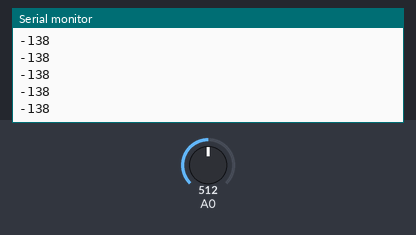
Recording of a sketch running on a simulated Arduino Uno, built with avr-gcc and run on an emulated ATmega328P. On the bench: the last lines printed to the serial monitor. Inputs (shaded band) come from the test bench; at power-on: A0 = 512.

Above: at 1.2 s.
1.3 s: A0 set to 716
At 1.46 s:
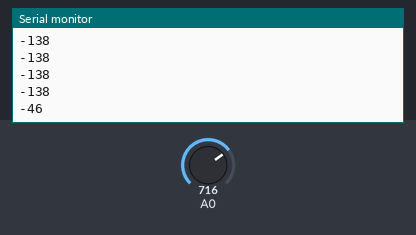
2.8 s: A0 set to 900
At 2.81 s:
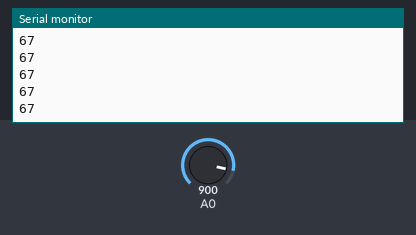
Timing chart, 0 to 5.8 s (numbered marks = the images above; inputs shaded):
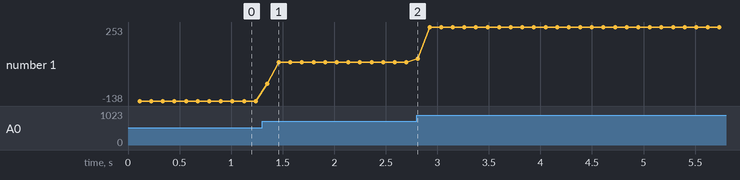

The sketch:

presion.ino
```cpp
int valorADC = 0;
void setup() {
  // put your setup code here, to run once:
  Serial.begin(9600);
}

void loop() {
  // put your main code here, to run repeatedly:
  int i;
  int sumaADC=0;
  for(i=0;i<=100;i++)
  {
      valorADC = analogRead(A0);
      if(valorADC<40)
      {
          valorADC = 40;
      }
      sumaADC+=valorADC;
      delay(1);
  }

  valorADC = int(sumaADC/100);
  Serial.println(valorADC); //0.1
}
```

Measured:
- after the input at 1.3 s, the serial monitor: prints a new line after 0.05 s (image 1)
- plotted number 1: -138 → 67 after the input at 1.3 s, 67 → 253 after the input at 2.8 s
